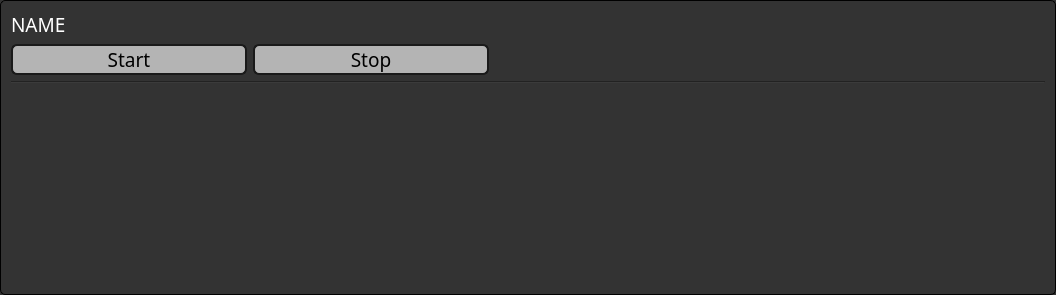
<?xml version="1.0" encoding="UTF-8"?>
<ui version="4.0">
 <class>GroupWidget</class>
 <widget class="QWidget" name="GroupWidget">
  <property name="geometry">
   <rect>
    <x>0</x>
    <y>0</y>
    <width>1056</width>
    <height>295</height>
   </rect>
  </property>
  <property name="sizePolicy">
   <sizepolicy hsizetype="MinimumExpanding" vsizetype="MinimumExpanding">
    <horstretch>0</horstretch>
    <verstretch>0</verstretch>
   </sizepolicy>
  </property>
  <property name="focusPolicy">
   <enum>Qt::WheelFocus</enum>
  </property>
  <property name="windowTitle">
   <string>Form</string>
  </property>
  <property name="styleSheet">
   <string notr="true">QWidget#GroupWidget {
    border: 1px solid black;
    border-radius: 5px;
    background:  rgb(51,51,51);
}
QLabel {
    color: rgb(153,153,153);
}
* {	
	background: rgb(51,51,51);
	color: rgb(255, 255, 255);
}</string>
  </property>
  <layout class="QGridLayout" name="gridLayout">
   <item row="2" column="2">
    <spacer name="horizontalSpacer">
     <property name="orientation">
      <enum>Qt::Horizontal</enum>
     </property>
     <property name="sizeHint" stdset="0">
      <size>
       <width>40</width>
       <height>20</height>
      </size>
     </property>
    </spacer>
   </item>
   <item row="4" column="0" colspan="3">
    <widget class="Line" name="line">
     <property name="sizePolicy">
      <sizepolicy hsizetype="Expanding" vsizetype="Fixed">
       <horstretch>0</horstretch>
       <verstretch>0</verstretch>
      </sizepolicy>
     </property>
     <property name="orientation">
      <enum>Qt::Horizontal</enum>
     </property>
    </widget>
   </item>
   <item row="0" column="1">
    <widget class="QLabel" name="linkLabel">
     <property name="sizePolicy">
      <sizepolicy hsizetype="Fixed" vsizetype="Fixed">
       <horstretch>0</horstretch>
       <verstretch>0</verstretch>
      </sizepolicy>
     </property>
     <property name="minimumSize">
      <size>
       <width>18</width>
       <height>18</height>
      </size>
     </property>
     <property name="styleSheet">
      <string notr="true">QLabel {
    background: rgb(175,0,0);
    border: 1px solid rgb(26,26,26);
    border-radius: 3px;
}c</string>
     </property>
     <property name="text">
      <string/>
     </property>
    </widget>
   </item>
   <item row="2" column="0">
    <widget class="QPushButton" name="startButton">
     <property name="sizePolicy">
      <sizepolicy hsizetype="MinimumExpanding" vsizetype="Fixed">
       <horstretch>0</horstretch>
       <verstretch>0</verstretch>
      </sizepolicy>
     </property>
     <property name="maximumSize">
      <size>
       <width>236</width>
       <height>34</height>
      </size>
     </property>
     <property name="font">
      <font>
       <family>Share Tech Mono</family>
       <pointsize>14</pointsize>
      </font>
     </property>
     <property name="styleSheet">
      <string notr="true">border: 2px solid rgb(26,26,26); 
border-radius: 6px; 
color: rgb(0,0,0); 
background: rgb(180,180,180); 
</string>
     </property>
     <property name="text">
      <string>Start</string>
     </property>
    </widget>
   </item>
   <item row="2" column="1">
    <widget class="QPushButton" name="stopButton">
     <property name="sizePolicy">
      <sizepolicy hsizetype="MinimumExpanding" vsizetype="Fixed">
       <horstretch>0</horstretch>
       <verstretch>0</verstretch>
      </sizepolicy>
     </property>
     <property name="maximumSize">
      <size>
       <width>236</width>
       <height>34</height>
      </size>
     </property>
     <property name="font">
      <font>
       <family>Share Tech Mono</family>
       <pointsize>14</pointsize>
      </font>
     </property>
     <property name="styleSheet">
      <string notr="true">border: 2px solid rgb(26,26,26); 
border-radius: 6px; 
color: rgb(0,0,0); 
background: rgb(180,180,180); </string>
     </property>
     <property name="text">
      <string>Stop</string>
     </property>
    </widget>
   </item>
   <item row="0" column="0">
    <widget class="QLabel" name="GroupName">
     <property name="font">
      <font>
       <family>Share Tech Mono</family>
       <pointsize>14</pointsize>
      </font>
     </property>
     <property name="styleSheet">
      <string notr="true">color: rgb(255,255,255);</string>
     </property>
     <property name="text">
      <string>NAME</string>
     </property>
    </widget>
   </item>
   <item row="5" column="0" colspan="3">
    <widget class="QScrollArea" name="scrollArea">
     <property name="sizePolicy">
      <sizepolicy hsizetype="MinimumExpanding" vsizetype="MinimumExpanding">
       <horstretch>0</horstretch>
       <verstretch>0</verstretch>
      </sizepolicy>
     </property>
     <property name="styleSheet">
      <string notr="true">background:  rgb(51,51,51);
border: 0px</string>
     </property>
     <property name="widgetResizable">
      <bool>true</bool>
     </property>
     <widget class="QWidget" name="scrollDevices">
      <property name="geometry">
       <rect>
        <x>0</x>
        <y>0</y>
        <width>1038</width>
        <height>208</height>
       </rect>
      </property>
      <property name="sizePolicy">
       <sizepolicy hsizetype="MinimumExpanding" vsizetype="MinimumExpanding">
        <horstretch>0</horstretch>
        <verstretch>0</verstretch>
       </sizepolicy>
      </property>
      <property name="styleSheet">
       <string notr="true">background:  rgb(51,51,51);
</string>
      </property>
     </widget>
    </widget>
   </item>
  </layout>
 </widget>
 <resources/>
 <connections/>
</ui>
